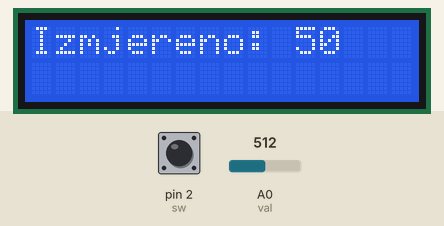
This sketch was run on a simulated Arduino Uno, built with avr-gcc and run on an emulated ATmega328P. On the bench: 16×2 character LCD. The inputs (shaded band) are chosen by the test bench; at power-on: pin 2 (sw) HIGH, A0 (val) = 512. Storage starts empty; what the sketch prints to the serial monitor is not drawn.

Above: at 4.3 s.
4.4 s: pin 2 (sw) pulled LOW for 1.25 s
At 6.4 s:
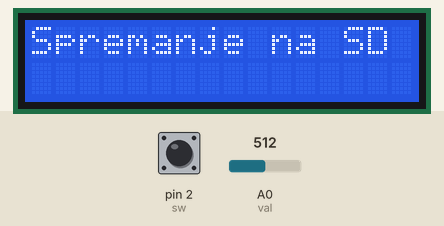
9.2 s: A0 (val) set to 716
At 10.9 s:
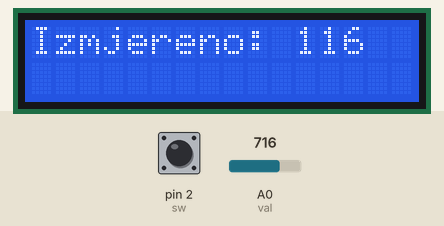
11.2 s: A0 (val) set to 900
At 12.9 s:
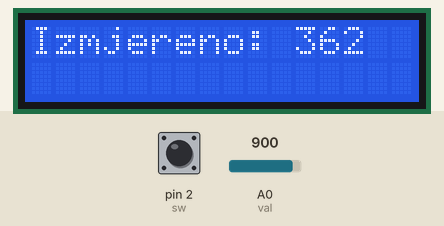
13.3 s: A0 (val) set to 1023
At 14.8 s:
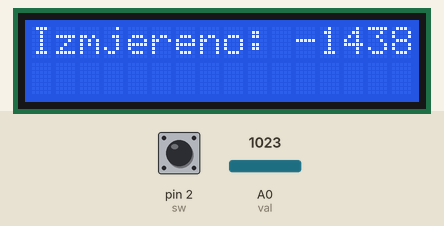
15.3 s: pin 2 (sw) pulled LOW for 3.2 s
At 18.1 s:
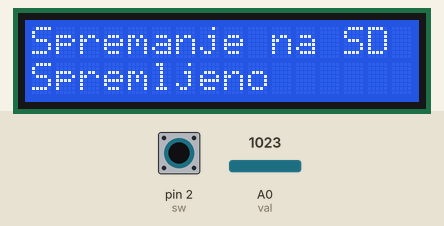
Timing chart, 0 to 19.6 s (numbered marks = the images above; inputs shaded):
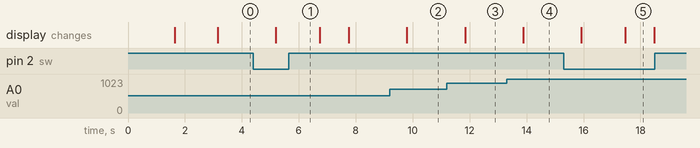

The sketch:

Luxmetar_i_spremanje_na_SD_karticu.ino
```cpp
#include<SD.h>
#include<SPI.h>
#include <Wire.h>
#include <LiquidCrystal_I2C.h>
LiquidCrystal_I2C lcd(0x27,16,2);
int val=A0, br, sw=2, sw2=3, button=0, cs=4;
float res=10.0;
File myFile;
void setup() {
  Serial.begin(9600);
  pinMode(val, INPUT);
  pinMode(sw, INPUT_PULLUP);
  pinMode(cs, OUTPUT);
  lcd.init();
  lcd.backlight();
  lcd.setCursor(0,0);
  again:
  lcd.clear();
  Serial.print("Inicijalizacija SD kartice...\n");
  lcd.print("Inicijalizacija");
  lcd.setCursor(0,1);
  lcd.print("SD kartice...");
  delay(1500);
  if(!SD.begin(cs)){
    lcd.clear();
    Serial.println("Inicijalizacija neuspješna.");
    lcd.print("Inicijalizacija");
    lcd.setCursor(0,1);
    lcd.print("neuspjesna.");
    delay(1500);
    goto again;
  }
  lcd.clear();
  Serial.println("Inicijalizacija gotova.");
  lcd.setCursor(0,0);
  lcd.print("Inicijalizacija");
  lcd.setCursor(0,1);
  lcd.print("gotova.");
  delay(1500);
}
void loop() {
  lcd.clear();
  br=analogRead(val);
  float nap=br*0.0048828125;
  int lux=500/(res*((5-nap)/nap));
  button=digitalRead(sw);
  if(button==0){
    Serial.println("Spremanje na SD karticu...");
    lcd.setCursor(0,0);
    lcd.print("Spremanje na SD");
    delay(1500);
    myFile=SD.open("lux.txt", FILE_WRITE);
    if(!SD.begin(cs)){
      lcd.clear();
      Serial.println("Neuspjesno spremanje.");
      lcd.print("Neuspjesno");
      lcd.setCursor(0,1);
      lcd.print("spremanje.");
      delay(2000);
    }
    else{
      myFile.print(lux);
      myFile.println(" luksa");
      myFile.close();
      Serial.println("Spremljeno.");
      lcd.setCursor(0,1);
      lcd.print("Spremljeno");
      delay(1000);
    }
  }
  Serial.print("Vrijednost: ");
  Serial.print(lux);
  Serial.print(" lux \t");
  Serial.print("Napon: ");
  Serial.print(nap);
  Serial.println(" volti \t");
  lcd.clear();
  lcd.setCursor(0,0);
  lcd.print("Izmjereno:");
  lcd.setCursor(11,0);
  lcd.print(lux);
  delay(1000);
}
```

Measured:
- after the input at 4.4 s, the display: changes after 0.80 s (image 1)
- after the input at 9.2 s, the display: changes after 0.60 s (image 2)
- after the input at 11.2 s, the display: changes after 0.64 s (image 3)
- after the input at 13.3 s, the display: changes after 0.58 s (image 4)
- after the input at 15.3 s, the display: first changes after 0.62 s (image 5 shows a later state)
